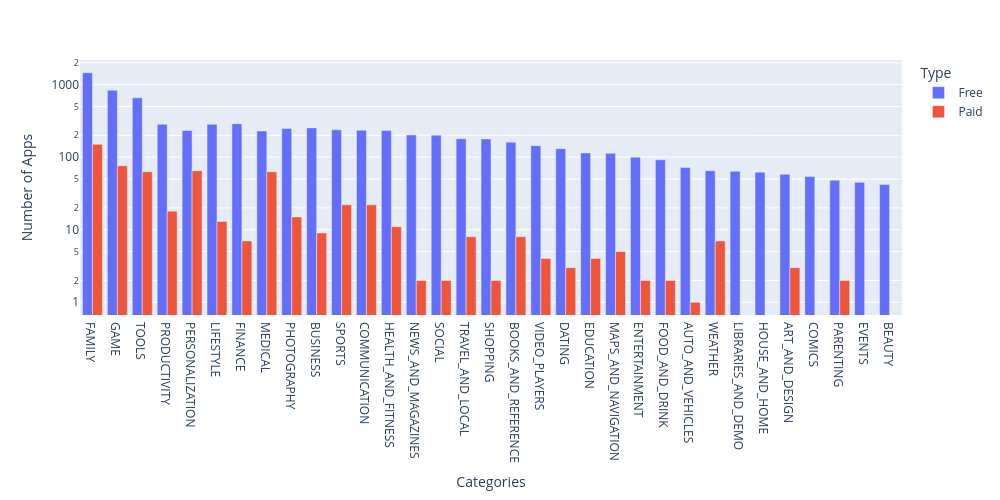

The notebook cell saved with this chart:
### Markdown cell above
**Challenge**: Use the plotly express bar [chart examples](https://plotly.com/python/bar-charts/#bar-chart-with-sorted-or-ordered-categories) and the [.bar() API reference](https://plotly.com/python-api-reference/generated/plotly.express.bar.html#plotly.express.bar) to create this bar chart: 

<img src=https://imgur.com/LE0XCxA.png>

You'll want to use the `df_free_vs_paid` DataFrame that you created above that has the total number of free and paid apps per category. 

See if you can figure out how to get the look above by changing the `categoryorder` to 'total descending' as outlined in the documentation here [here](https://plotly.com/python/categorical-axes/#automatically-sorting-categories-by-name-or-total-value).

### Code cell
grouped_bar_chart = px.bar(df_free_vs_paid, 
                           x=df_free_vs_paid.Category, 
                           y=df_free_vs_paid.App, 
                           height=500, 
                           width=1000, 
                           color='Type', 
                           barmode='group'
                          )
grouped_bar_chart.update_layout(yaxis_title="Number of Apps",
                                xaxis_title="Categories",
                                xaxis={'categoryorder':'total descending'}, 
                                yaxis=dict(type='log')
                               )
grouped_bar_chart.show()

### Figure 1 — Plotly figure (JSON) as saved in the notebook; plotly's stock layout.template omitted (floating-point values rounded to 4 significant figures)
{"data": [{"alignmentgroup": "True", "hovertemplate": "Type=Free<br>Category=%{x}<br>App=%{y}<extra></extra>", "legendgroup": "Free", "marker": {"color": "#636efa", "pattern": {"shape": ""}}, "name": "Free", "offsetgroup": "Free", "orientation": "v", "showlegend": true, "textposition": "auto", "type": "bar", "x": ["ART_AND_DESIGN", "AUTO_AND_VEHICLES", "BEAUTY", "BOOKS_AND_REFERENCE", "BUSINESS", "COMICS", "COMMUNICATION", "DATING", "EDUCATION", "ENTERTAINMENT", "EVENTS", "FAMILY", "FINANCE", "FOOD_AND_DRINK", "GAME", "HEALTH_AND_FITNESS", "HOUSE_AND_HOME", "LIBRARIES_AND_DEMO", "LIFESTYLE", "MAPS_AND_NAVIGATION", "MEDICAL", "NEWS_AND_MAGAZINES", "PARENTING", "PERSONALIZATION", "PHOTOGRAPHY", "PRODUCTIVITY", "SHOPPING", "SOCIAL", "SPORTS", "TOOLS", "TRAVEL_AND_LOCAL", "VIDEO_PLAYERS", "WEATHER"], "xaxis": "x", "y": [58, 72, 42, 161, 253, 54, 235, 131, 114, 100, 45, 1456, 289, 92, 834, 232, 62, 64, 284, 113, 229, 202, 48, 233, 248, 283, 178, 201, 238, 656, 179, 144, 65], "yaxis": "y"}, {"alignmentgroup": "True", "hovertemplate": "Type=Paid<br>Category=%{x}<br>App=%{y}<extra></extra>", "legendgroup": "Paid", "marker": {"color": "#EF553B", "pattern": {"shape": ""}}, "name": "Paid", "offsetgroup": "Paid", "orientation": "v", "showlegend": true, "textposition": "auto", "type": "bar", "x": ["ART_AND_DESIGN", "AUTO_AND_VEHICLES", "BOOKS_AND_REFERENCE", "BUSINESS", "COMMUNICATION", "DATING", "EDUCATION", "ENTERTAINMENT", "FAMILY", "FINANCE", "FOOD_AND_DRINK", "GAME", "HEALTH_AND_FITNESS", "LIFESTYLE", "MAPS_AND_NAVIGATION", "MEDICAL", "NEWS_AND_MAGAZINES", "PARENTING", "PERSONALIZATION", "PHOTOGRAPHY", "PRODUCTIVITY", "SHOPPING", "SOCIAL", "SPORTS", "TOOLS", "TRAVEL_AND_LOCAL", "VIDEO_PLAYERS", "WEATHER"], "xaxis": "x", "y": [3, 1, 8, 9, 22, 3, 4, 2, 150, 7, 2, 76, 11, 13, 5, 63, 2, 2, 65, 15, 18, 2, 2, 22, 63, 8, 4, 7], "yaxis": "y"}], "layout": {"barmode": "group", "height": 500, "legend": {"title": {"text": "Type"}, "tracegroupgap": 0}, "margin": {"t": 60}, "width": 1000, "xaxis": {"anchor": "y", "autorange": true, "categoryorder": "total descending", "domain": [0, 1], "range": [-0.5, 32.5], "title": {"text": "Categories"}, "type": "category"}, "yaxis": {"anchor": "x", "autorange": true, "domain": [0, 1], "range": [-0.1757, 3.339], "title": {"text": "Number of Apps"}, "type": "log"}}}
